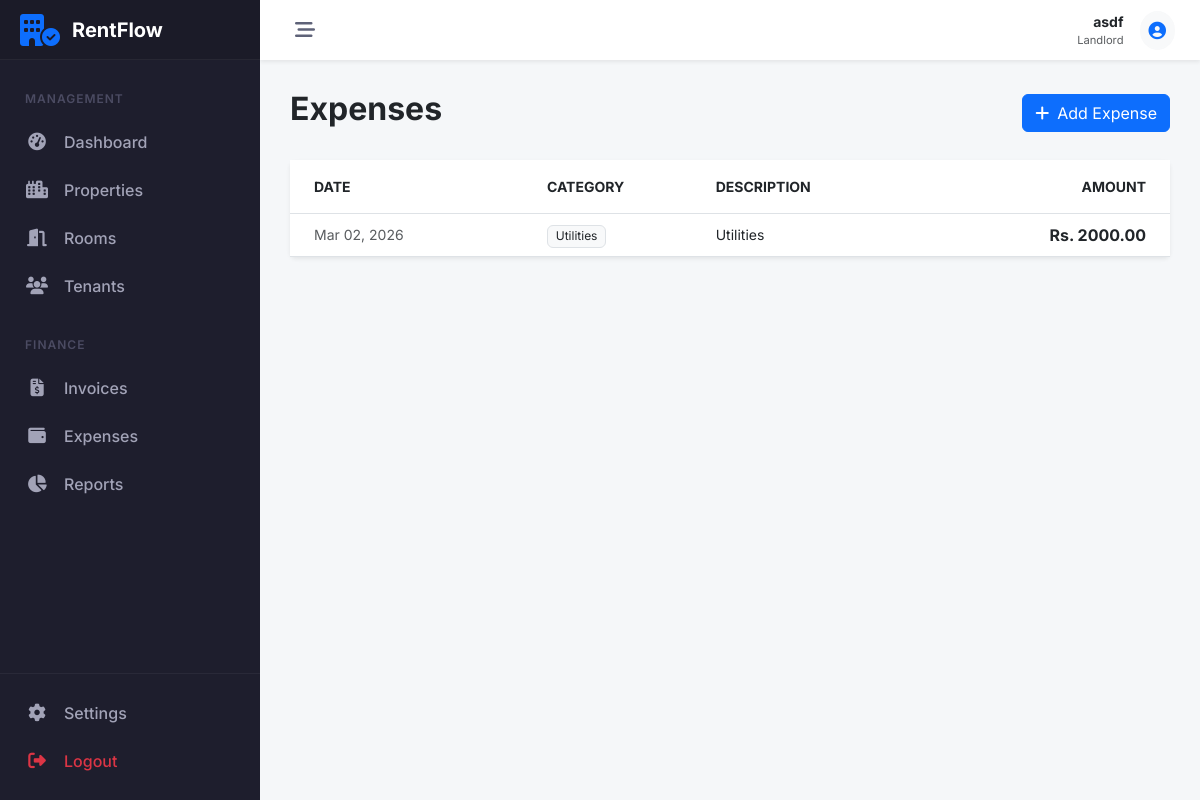
/payments/expenses/ (signed in), run on the app's committed database.
### accounts/models.py (models this page shows, shortened)
class Profile(models.Model):
    ROLE_CHOICES = (
        ('LANDLORD', 'Landlord'),
        ('TENANT', 'Tenant'),
    )
    user = models.OneToOneField(User, on_delete=models.CASCADE, related_name='profile')
    role = models.CharField(max_length=10, choices=ROLE_CHOICES, default='TENANT', db_index=True)
    phone = models.CharField(max_length=15, blank=True)
    address = models.TextField(blank=True)
    needs_password_change = models.BooleanField(default=False)
    created_at = models.DateTimeField(auto_now_add=True)
    updated_at = models.DateTimeField(auto_now=True)

### payments/models.py (models this page shows, shortened)
class Expense(models.Model):
    CATEGORY_CHOICES = (
        ('MAINTENANCE', 'Maintenance'),
        ('UTILITIES', 'Utilities'),
        ('TAX', 'Tax'),
        ('REPAIR', 'Repair'),
        ('OTHER', 'Other'),
    )
    landlord = models.ForeignKey('auth.User', on_delete=models.CASCADE)
    category = models.CharField(max_length=20, choices=CATEGORY_CHOICES)
    amount = models.DecimalField(max_digits=10, decimal_places=2)
    date = models.DateField(auto_now_add=True)
    description = models.TextField(blank=True)
    created_at = models.DateTimeField(auto_now_add=True)

### payments/views.py (the view)
# urls.py: path('expenses/', ExpenseListView.as_view(), name='expense_list'),
class ExpenseListView(LandlordRequiredMixin, ListView):
    model = Expense
    template_name = 'payments/expense_list.html'
    context_object_name = 'expenses'
    def get_queryset(self):
        return Expense.objects.filter(landlord=self.request.user).order_by('-date')

### core/mixins.py (called while the page is built)
    def test_func(self):
        user = self.request.user
        return user.is_authenticated and hasattr(user, 'profile') and user.profile.role == 'LANDLORD'

### payments/templates/payments/expense_list.html (shortened to what this page needs)
{% extends 'core/base.html' %}
{% block content %}
<div class="d-flex justify-content-between align-items-center mb-4">
    <h2 class="fw-bold text-dark">Expenses</h2>
    <a href="{% url 'payments:expense_create' %}" class="btn btn-primary">
        <i class="fa-solid fa-plus me-2"></i>Add Expense
    </a>
</div>
<div class="card shadow-sm border-0">
    <div class="card-body p-0">
        <div class="table-responsive">
            <table class="table table-hover align-middle mb-0">
                <thead class="bg-light text-muted small text-uppercase fw-bold">
                    <tr>
                        <th class="px-4 py-3">Date</th>
                        <th class="py-3">Category</th>
                        <th class="py-3">Description</th>
                        <th class="py-3 text-end px-4">Amount</th>
                    </tr>
                </thead>
                <tbody>
                    {% for expense in expenses %}
                    <tr>
                        <td class="px-4 small text-muted">{{ expense.date|date:"M d, Y" }}</td>
                        <td>
                            <span class="badge bg-light text-dark border fw-normal">
                                {{ expense.get_category_display }}
                            </span>
                        </td>
                        <td class="small">{{ expense.description|default:"-" }}</td>
                        <td class="text-end px-4 fw-bold">Rs. {{ expense.amount }}</td>
                    </tr>
                    {% endfor %}
                </tbody>
            </table>
        </div>
    </div>
</div>
{% endblock %}

### core/templates/core/base.html (shortened to what this page needs)
<!DOCTYPE html>
<html lang="en">
<head>
    <link href="https://cdn.jsdelivr.net/npm/bootstrap@5.3.0/dist/css/bootstrap.min.css" rel="stylesheet">
    <link rel="stylesheet" href="https://cdnjs.cloudflare.com/ajax/libs/font-awesome/6.5.1/css/all.min.css">
</head>
<body>
    {% if user.is_authenticated %}
    <aside id="sidebar">
        <div class="sidebar-logo">
            <i class="fa-solid fa-building-circle-check fa-2x text-primary"></i>
            <span class="logo-text">RentFlow</span>
        </div>
        <div class="sidebar-nav">
            {% if user.profile.role == 'LANDLORD' %}
            <div class="nav-header">Management</div>
            <a href="{% url 'dashboard:landlord_dash' %}"
                class="nav-link-custom {% if 'dashboard' in request.resolver_match.view_name %}active{% endif %}">
                <i class="fa-solid fa-gauge-high"></i>
                <span>Dashboard</span>
            </a>
            <div class="nav-item">
                <a class="nav-link-custom" data-bs-toggle="collapse" href="#collapse-properties" role="button"
                    aria-expanded="false" aria-controls="collapse-properties">
                    <i class="fa-solid fa-city"></i>
                    <span>Properties</span>
                </a>
            </div>
            <div class="nav-item">
                <a class="nav-link-custom" data-bs-toggle="collapse" href="#collapse-rooms" role="button"
                    aria-expanded="false" aria-controls="collapse-rooms">
                    <i class="fa-solid fa-door-open"></i>
                    <span>Rooms</span>
                </a>
            </div>
            <div class="nav-item">
                <a class="nav-link-custom" data-bs-toggle="collapse" href="#collapse-tenants" role="button"
                    aria-expanded="false" aria-controls="collapse-tenants">
                    <i class="fa-solid fa-users"></i>
                    <span>Tenants</span>
                </a>
            </div>
            <div class="nav-header mt-3">Finance</div>
            <div class="nav-item">
                <a class="nav-link-custom" data-bs-toggle="collapse" href="#collapse-invoices" role="button"
                    aria-expanded="false" aria-controls="collapse-invoices">
                    <i class="fa-solid fa-file-invoice-dollar"></i>
                    <span>Invoices</span>
                </a>
            </div>
            <div class="nav-item">
                <a class="nav-link-custom" data-bs-toggle="collapse" href="#collapse-expenses" role="button"
                    aria-expanded="false" aria-controls="collapse-expenses">
                    <i class="fa-solid fa-wallet"></i>
                    <span>Expenses</span>
                </a>
            </div>
            <a href="{% url 'payments:financial_report' %}"
                class="nav-link-custom {% if 'report' in request.resolver_match.view_name %}active{% endif %}">
                <i class="fa-solid fa-chart-pie"></i>
                <span>Reports</span>
            </a>
            {% endif %}
        </div>
        <div class="sidebar-footer">
            <a href="#" class="nav-link-custom">
                <i class="fa-solid fa-gear"></i>
                <span>Settings</span>
            </a>
            <a href="javascript:void(0)" onclick="document.getElementById('logout-form').submit()"
                class="nav-link-custom text-danger">
                <i class="fa-solid fa-right-from-bracket"></i>
                <span>Logout</span>
            </a>
        </div>
    </aside>
    <div id="main-wrapper">
        <header id="topbar">
            <button class="toggle-btn" id="sidebar-toggle">
                <i class="fa-solid fa-bars-staggered"></i>
            </button>
            <div class="ms-auto d-flex align-items-center">
                <div class="me-3 d-none d-md-block text-end">
                    <div class="fw-bold small text-dark">{{ user.username }}</div>
                    <div class="text-muted small" style="font-size: 0.7rem;">{{ user.profile.get_role_display }}</div>
                </div>
                <div class="dropdown">
                    <a href="#" class="btn btn-light btn-sm rounded-circle p-2" data-bs-toggle="dropdown">
                    </a>
                </div>
            </div>
        </header>
        <main id="content-area">
            {% block content %}{% endblock %}
        </main>
    </div>
    {% endif %}
</body>
</html>

### core/templates/core/base.html (style rules this page uses)
:root { --sidebar-width: 260px; --sidebar-collapsed-width: 70px; --sidebar-bg: #1e1e2d; --sidebar-hover: #2b2b40; --sidebar-active: #3699ff; --topbar-height: 60px; --transition-speed: 0.3s; }
body { font-family: 'Inter', sans-serif; background-color: #f5f7f9; overflow-x: hidden; }
#sidebar { width: var(--sidebar-width); height: 100vh; position: fixed; left: 0; top: 0; background: var(--sidebar-bg); color: #a2a3b7; transition: all var(--transition-speed) ease-in-out; z-index: 1000; display: flex; flex-direction: column; }
.sidebar-logo { padding: 20px; height: var(--topbar-height); display: flex; align-items: center; border-bottom: 1px solid rgba(255, 255, 255, 0.05); background: rgba(0, 0, 0, 0.1); overflow: hidden; white-space: nowrap; }
.logo-text { font-weight: 700; font-size: 1.25rem; color: #fff; margin-left: 12px; transition: opacity var(--transition-speed); }
.sidebar-nav { padding: 20px 0; flex-grow: 1; overflow-y: auto; overflow-x: hidden; }
.nav-header { padding: 10px 25px; font-size: 0.75rem; text-transform: uppercase; font-weight: 600; letter-spacing: 1px; color: #4b4b62; }
.nav-link-custom { display: flex; align-items: center; padding: 12px 25px; color: #a2a3b7; text-decoration: none; transition: all 0.2s; white-space: nowrap; position: relative; }
.nav-link-custom i { width: 24px; font-size: 1.1rem; text-align: center; }
.nav-link-custom span { margin-left: 15px; font-weight: 500; transition: opacity var(--transition-speed); }
#main-wrapper { margin-left: var(--sidebar-width); min-height: 100vh; transition: all var(--transition-speed) ease-in-out; display: flex; flex-direction: column; }
#topbar { height: var(--topbar-height); background: #fff; box-shadow: 0 0.125rem 0.25rem rgba(0, 0, 0, 0.075); display: flex; align-items: center; padding: 0 25px; position: sticky; top: 0; z-index: 999; }
.toggle-btn { background: transparent; border: none; font-size: 1.25rem; color: #5e6278; cursor: pointer; padding: 5px 10px; border-radius: 4px; }
#content-area { padding: 30px; flex-grow: 1; }
.sidebar-footer { border-top: 1px solid rgba(255, 255, 255, 0.05); padding: 15px 0; }

### data on the page
Expense: date "Mar 02, 2026", category "Utilities", description "Utilities", amount "2000.00"

### other printed values
{{ user.username }} "asdf"
{{ user.profile.get_role_display }} "Landlord"
